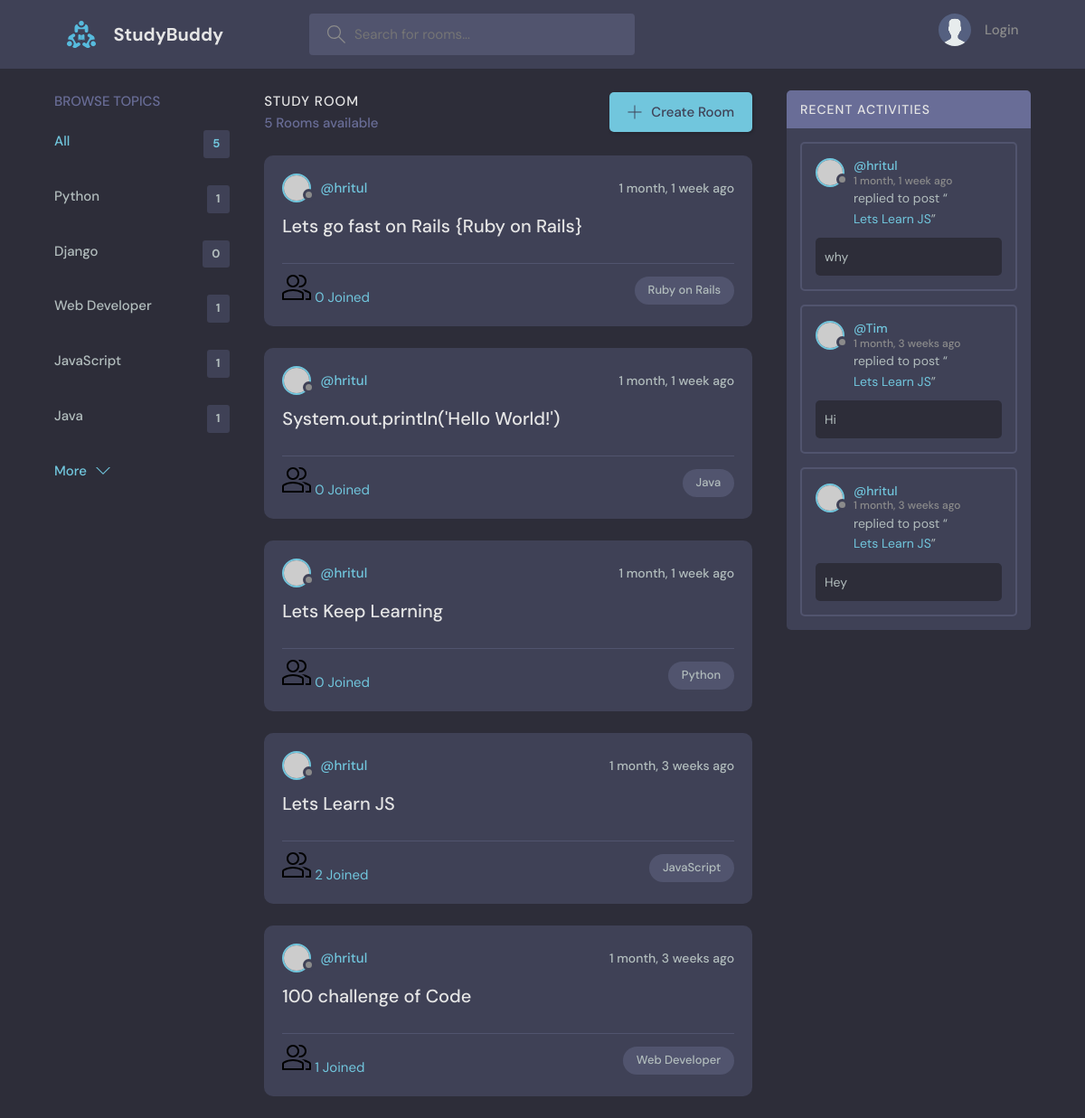
The page / on the database its author committed.
### base/models.py (models this page shows, shortened)
class Topic(models.Model):
    name= models.CharField(max_length=200)

class Room(models.Model):
    host= models.ForeignKey(User, on_delete=models.SET_NULL,null=True)
    topic= models.ForeignKey(Topic, on_delete=models.SET_NULL,null=True)
    name= models.CharField(max_length=200)
    description= models.TextField(null=True, blank=True)
    participants= models.ManyToManyField(User,related_name='participants',blank=True)
    updated= models.DateTimeField(auto_now=True)
    created=models.DateTimeField(auto_now_add=True)
    class Meta:
        ordering=['-updated','-created']
    def __str__(self) -> str:
        return self.name

class Message(models.Model):
    user= models.ForeignKey(User,on_delete=models.CASCADE)
    room=models.ForeignKey(Room, on_delete=models.CASCADE)
    body=models.TextField()
    updated= models.DateTimeField(auto_now=True)
    created=models.DateTimeField(auto_now_add=True)
    class Meta:
        ordering=['-updated','-created']
    def __str__(self) -> str:
        return self.body[0:50]

### base/views.py (the view)
# urls.py: path('',views.home, name="home"),
def home(request):
    q= request.GET.get('q') if request.GET.get('q')!=None else ''
    rooms= Room.objects.filter(Q(topic__name__icontains=q)| Q(name__icontains=q)| Q(description__icontains=q))
    topics= Topic.objects.all()[0:5]
    room_count= rooms.count()
    room_messages= Message.objects.filter(Q(room__topic__name__icontains=q))
    context={'rooms':rooms, 'topics':topics,'room_count':room_count,'room_messages':room_messages}
    return render(request, 'base/home.html', context)

### base/templates/base/home.html (shortened to what this page needs)
{%extends 'main.html'%} {%block content%}
<main class="layout layout--3">
  <div class="container">
    {% include 'base/topics_componet.html' %}
    <div class="roomList">
      <div class="roomList__header">
        <div>
          <h2>Study Room</h2>
          <p>{{room_count}} Rooms available</p>
        </div>
        <a class="btn btn--main" href="{% url 'create-room' %}">
          <svg
            version="1.1"
            xmlns="http://www.w3.org/2000/svg"
            width="32"
            height="32"
            viewBox="0 0 32 32"
          >
            <title>add</title>
            <path
              d="M16.943 0.943h-1.885v14.115h-14.115v1.885h14.115v14.115h1.885v-14.115h14.115v-1.885h-14.115v-14.115z"
            ></path>
          </svg>
          Create Room
        </a>
      </div>
      {%include 'base/feed_component.html'%}
    </div>
    {%include 'base/activity_component.html'%}
  </div>
</main>
{%endblock content%}

### base/templates/base/topics_componet.html
<div class="topics">
  <div class="topics__header">
    <h2>Browse Topics</h2>
  </div>
  <ul class="topics__list">
    <li>
      <a href="{%url 'home'%}" class="active"
        >All <span>{{topics.count}}</span></a
      >
    </li>
    {%for topic in topics%}
    <li>
      <a href="{%url 'home' %}?q={{topic.name}}"
        >{{topic.name}} <span>{{topic.room_set.all.count}}</span></a
      >
    </li>
    {%endfor%}
  </ul>
  <a class="btn btn--link" href="{% url 'topics' %}">
    More
    <svg
      version="1.1"
      xmlns="http://www.w3.org/2000/svg"
      width="32"
      height="32"
      viewBox="0 0 32 32"
    >
      <title>chevron-down</title>
      <path d="M16 21l-13-13h-3l16 16 16-16h-3l-13 13z"></path>
    </svg>
  </a>
</div>

### base/templates/base/feed_component.html (shortened to what this page needs)
{%for room in rooms%}
<div class="roomListRoom">
  <div class="roomListRoom__header">
    <a href="{% url 'user-profile' room.host.id %}" class="roomListRoom__author">
      <div class="avatar avatar--small">
        <img src="https://randomuser.me/api/portraits/women/11.jpg" />
      </div>
      <span>@{{room.host.username}}</span>
    </a>
    <div class="roomListRoom__actions">
      <span>{{room.created|timesince}} ago</span>
    </div>
  </div>
  <div class="roomListRoom__content">
    <a href="{%url 'room' room.id%}">{{room.name}}</a>
  </div>
  <div class="roomListRoom__meta">
    <a href="{%url 'room' room.id%} class="roomListRoom__joined">
      {{room.participants.all.count}} Joined
    </a>
    <p class="roomListRoom__topic">{{room.topic.name}}</p>
  </div>
</div>
{%endfor%}

### base/templates/base/activity_component.html (shortened to what this page needs)
<div class="activities">
  <div class="activities__header">
    <h2>Recent Activities</h2>
  </div>
  {%for msg in room_messages%}
  <div class="activities__box">
    <div class="activities__boxHeader roomListRoom__header">
      <a href="{%url 'user-profile' msg.user.id%}" class="roomListRoom__author">
        <div class="avatar avatar--small">
          <img src="https://randomuser.me/api/portraits/women/11.jpg" />
        </div>
        <p>
          @{{msg.user}}
          <span>{{msg.created|timesince}} ago</span>
        </p>
      </a>
    </div>
    <div class="activities__boxContent">
      <p>
        replied to post “<a href="{% url 'room' msg.room.id %}">{{msg.room}}</a
        >”
      </p>
      <div class="activities__boxRoomContent">{{msg}}</div>
    </div>
  </div>
  {%endfor%}
</div>

### rows shown on the page
Topic: name "Python", room_set.all.count "1"
Topic: name "Django", room_set.all.count "0"
Topic: name "Web Developer", room_set.all.count "1"
Topic: name "JavaScript", room_set.all.count "1"
Topic: name "Java", room_set.all.count "1"
Room: host.username "hritul", created "1 month, 1 week", name "Lets go fast on Rails {Ruby on Rails}", participants.all.count "0", topic.name "Ruby on Rails"
Room: host.username "hritul", created "1 month, 1 week", name "System.out.println('Hello World!')", participants.all.count "0", topic.name "Java"
Room: host.username "hritul", created "1 month, 1 week", name "Lets Keep Learning", participants.all.count "0", topic.name "Python"
Room: host.username "hritul", created "1 month, 3 weeks", name "Lets Learn JS", participants.all.count "2", topic.name "JavaScript"
Room: host.username "hritul", created "1 month, 3 weeks", name "100 challenge of Code", participants.all.count "1", topic.name "Web Developer"
Message: user "hritul", created "1 month, 1 week", room "Lets Learn JS", body "why"
Message: user "Tim", created "1 month, 3 weeks", room "Lets Learn JS", body "Hi"
Message: user "hritul", created "1 month, 3 weeks", room "Lets Learn JS", body "Hey"

### other values the page prints
{{ topics.count }} "5"
{{ room_count }} "5"
